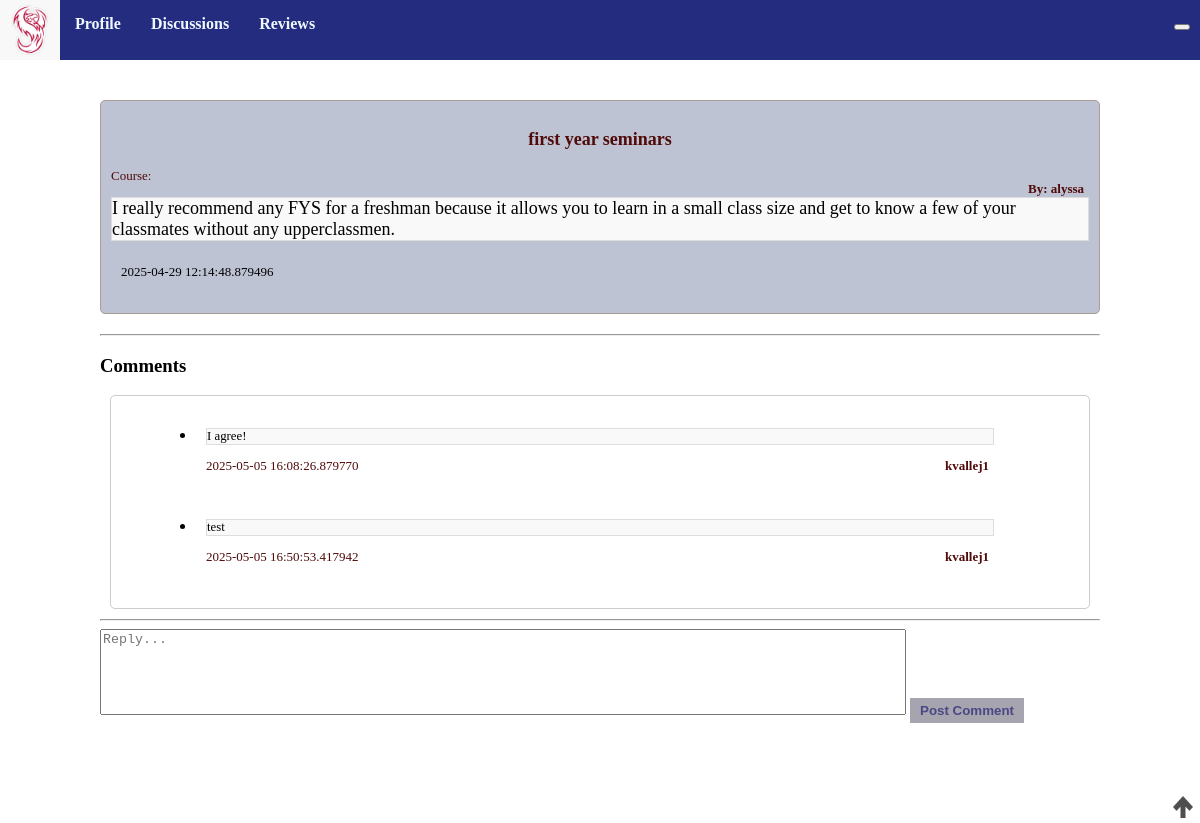
/discussion/2, run on the app's committed database.
### models.py (models this page shows, shortened)
class Discussion(db.Model):
    id = db.Column(db.Integer, primary_key=True)
    title = db.Column(db.String(255), nullable=False)
    content = db.Column(db.Text, nullable=False)
    created_at = db.Column(db.DateTime, default=db.func.current_timestamp())
    course = db.Column(db.Text)
    author = db.Column(db.Text, nullable=False)
    comments = db.relationship('Comment', backref='discussion', cascade="all, delete-orphan", lazy=True)
    up_votes = db.Column(db.Integer, default = 0)
    def __repr__(self) -> str:
        string = f"ID: {self.id}, Title: {self.title}, Content: {self.content}, Created_At: {self.created_at}, Course: {self.course}, Author: {self.author}, Upvotes: {self.up_votes}"
        return string

class Comment(db.Model):
     id = db.Column(db.Integer, primary_key=True)
     discussion_id = db.Column(db.Integer, db.ForeignKey('discussion.id'))
     review_id = db.Column(db.Integer, db.ForeignKey('review.id'))
     content = db.Column(db.Text, nullable=False)
     created_at = db.Column(db.DateTime, default=db.func.current_timestamp())
     author = db.Column(db.Text, nullable=False)

### app.py (the view)
@app.route('/discussion/<int:discussion_id>')
def dis_posts(discussion_id):
    discussion = Discussion.query.get_or_404(discussion_id) # returns a 404 error if get fails
    print(discussion)
    return render_template('dis_posts.html', discussion=discussion) # return the discussion_post object

### templates/dis_posts.html (shortened to what this page needs)
{% extends "base.html" %}
{% block head %}
{{ super() }}
{% endblock %}
{%block content %}
<div class="specificpost">
    <div class="whereithappens">
        <div id="header">
            <p id="title">{{discussion.title}}</p>
            <p id="author">By: {{discussion.author}}</p>
            <p id="course">Course: {{discussion.course}}</p>
        </div>
        <p id="content">{{discussion.content}}</p>
        <div id="information">
            <div class="upvote-count">
                <img id="{{discussion.id}}" onclick="upvote(this)" src="{{url_for('static',
                    filename='upvote.png')}}" class="upvote" /><img />
            </div>
            <p id="created_at">{{discussion.created_at}}</p>
        </div>
    </div>
    <hr>
    <h3>Comments</h3>
    <ul class="list-group">
        {% for comment in discussion.comments %}
        <li class="list-group-item">
            <p id="comcont">{{ comment.content }}</p>
            <p id="comauth">{{ comment.author }}</p>
            <p id="comcrea">{{ comment.created_at }}</p>
        </li>
        {% endfor %}
    </ul>
    <hr>
    <form action="{{ url_for('discussion_comment', discussion_id=discussion.id) }}" method="post" class="mt-3">
        <textarea id="commentbox" name="comment" class="form-control mb-2" placeholder="Reply..." required></textarea>
        <button type="submit" class="btn btn-secondary">Post Comment</button>
    </form>
    {% endblock %}

### static/styles/base.css (style rules this page uses)
body { margin: 0; padding: 0; }
p { font-size: 0.8em; }
.list-group { background-color: #ffffff; border: 1px solid #ccc; padding: 10px; padding-left: 75px; padding-right: 75px; margin: 10px; border-radius: 5px; }
.list-group-item { padding: 10px; margin: 10px; }
.whereithappens { padding: 10px; background-color: #bdc3d2; border: 1px solid #a89c94; margin-bottom: 20px; border-radius: 5px; font-family:montserrat; font-size: large; }
.specificpost { margin: 100px; }
#content { border: 1px solid #ddd; margin: auto; background-color: #f9f9f9; font-size: large; }
#header #title { color: rgb(80, 10, 10); font-weight: bolder; font-size: large; text-align: center; }
#header #author { color: rgb(80, 10, 10); font-weight: bold; font-size: small; margin-right: 5px; position: relative; float: right; }
#header #course { color: rgb(80, 10, 10); font-size: small; }
#information { display: grid; grid-template-columns: repeat(3, auto); padding: 5px; margin: 5px; }
#information p { font-size: small; }
#comauth { color: rgb(80, 10, 10); font-weight: bold; font-size: small; margin-right: 5px; position: relative; float: right; }
#comcont { border: 1px solid #ddd; margin: auto; background-color: #f9f9f9; }
#comcrea { color: rgb(80, 10, 10); font-size: small; }
.btn { background-color: #a6a5af; color: rgb(75, 71, 132); border: none; padding: 5px 10px; text-decoration: none; display: inline-block; font-weight: bold; }
.upvote { width: 20px; height: 22px; z-index: 50; }
.upvote-count { position: absolute; right: 7px; bottom: 0; }
#commentbox { width: 100vh; height:10vh; resize: none; }

### data on the page
Discussion: title "first year seminars", author "alyssa", content "I really recommend any FYS for a freshman because it allows you to learn in a small class size and get to know a few of your classmates without any upperclassmen.", created_at "2025-04-29 12:14:48.879496"
Comment: content "I agree!", author "kvallej1", created_at "2025-05-05 16:08:26.879770"
Comment: content "test", author "kvallej1", created_at "2025-05-05 16:50:53.417942"
